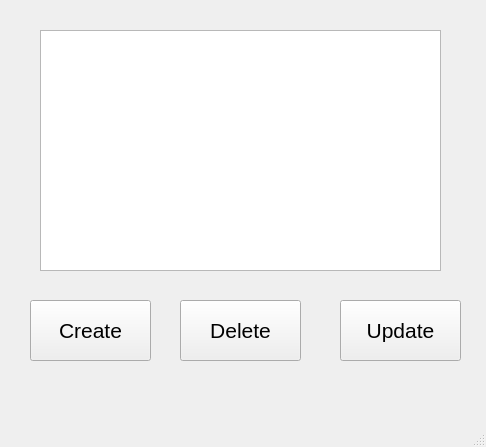
<?xml version="1.0" encoding="UTF-8"?>
<ui version="4.0">
 <class>MainWindow</class>
 <widget class="QMainWindow" name="MainWindow">
  <property name="geometry">
   <rect>
    <x>0</x>
    <y>0</y>
    <width>486</width>
    <height>447</height>
   </rect>
  </property>
  <property name="windowTitle">
   <string>MainWindow</string>
  </property>
  <widget class="QWidget" name="centralwidget">
   <widget class="QListWidget" name="listWidget">
    <property name="geometry">
     <rect>
      <x>40</x>
      <y>30</y>
      <width>401</width>
      <height>241</height>
     </rect>
    </property>
   </widget>
   <widget class="QPushButton" name="pushButton_2">
    <property name="geometry">
     <rect>
      <x>180</x>
      <y>300</y>
      <width>121</width>
      <height>61</height>
     </rect>
    </property>
    <property name="font">
     <font>
      <pointsize>16</pointsize>
     </font>
    </property>
    <property name="text">
     <string>Delete</string>
    </property>
   </widget>
   <widget class="QPushButton" name="bt_update">
    <property name="geometry">
     <rect>
      <x>340</x>
      <y>300</y>
      <width>121</width>
      <height>61</height>
     </rect>
    </property>
    <property name="font">
     <font>
      <pointsize>16</pointsize>
     </font>
    </property>
    <property name="text">
     <string>Update</string>
    </property>
   </widget>
   <widget class="QPushButton" name="Add">
    <property name="geometry">
     <rect>
      <x>30</x>
      <y>300</y>
      <width>121</width>
      <height>61</height>
     </rect>
    </property>
    <property name="font">
     <font>
      <pointsize>16</pointsize>
     </font>
    </property>
    <property name="text">
     <string>Create</string>
    </property>
   </widget>
  </widget>
  <widget class="QMenuBar" name="menubar">
   <property name="geometry">
    <rect>
     <x>0</x>
     <y>0</y>
     <width>486</width>
     <height>26</height>
    </rect>
   </property>
  </widget>
  <widget class="QStatusBar" name="statusbar"/>
 </widget>
 <resources/>
 <connections/>
</ui>
